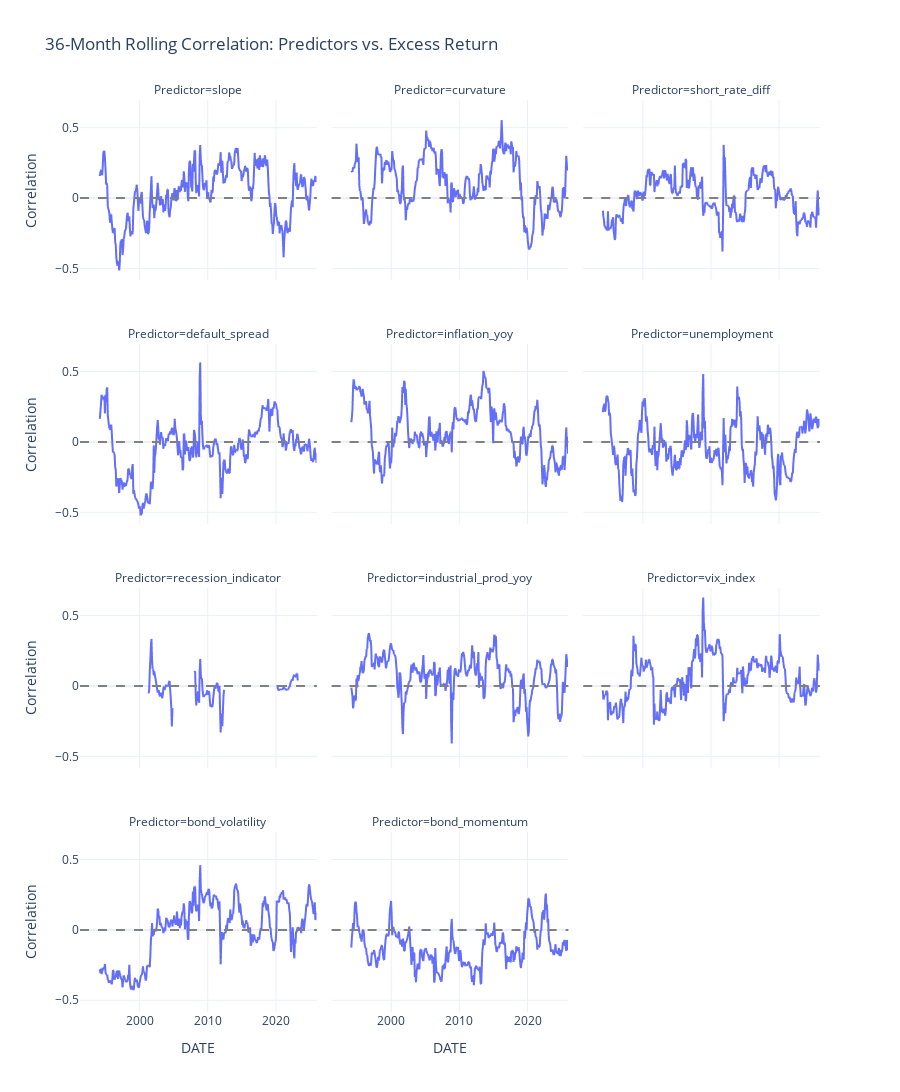

This figure's notebook cell:
### Markdown cell above
From the scatter plot we can see that the data points are widely scattered from the red line, we can say the predictor is noisy.
The signal-to-noise ratio is very low shown by:
- high dipersion
- shallow trendline (nearly horizontal)

### Code cell
window = 36  # 3-year rolling window

# calculate rolling correlations for all predictors
rolling_corr_list = []
for pred in predictors:
    # corr between target and current predictor
    series = df_final['excess_return'].rolling(window=window).corr(df_final[pred])
    temp_df = series.to_frame(name='Correlation')
    temp_df['Predictor'] = pred
    rolling_corr_list.append(temp_df)

df_rolling = pd.concat(rolling_corr_list).reset_index()

fig = px.line(
    df_rolling, 
    x='DATE', 
    y='Correlation', 
    facet_col='Predictor', 
    facet_col_wrap=3, 
    height=1200,
    title=f"{window}-Month Rolling Correlation: Predictors vs. Excess Return",
    template='plotly_white'
)

fig.add_hline(y=0, line_dash="dash", line_color="gray")
fig.update_layout(showlegend=False)

fig.show()

### Figure 1 — Plotly figure (JSON) as saved in the notebook; plotly's stock layout.template omitted (floating-point values rounded to 4 significant figures; data arrays with more than 128 entries replaced by an {"elided": "..."} marker saying what was removed)
{"data": [{"hovertemplate": "Predictor=slope<br>DATE=%{x}<br>Correlation=%{y}<extra></extra>", "legendgroup": "", "line": {"color": "#636efa", "dash": "solid"}, "marker": {"symbol": "circle"}, "mode": "lines", "name": "", "showlegend": false, "type": "scattergl", "x": {"elided": "418 str values"}, "xaxis": "x10", "y": {"elided": "418 float values"}, "yaxis": "y10"}, {"hovertemplate": "Predictor=curvature<br>DATE=%{x}<br>Correlation=%{y}<extra></extra>", "legendgroup": "", "line": {"color": "#636efa", "dash": "solid"}, "marker": {"symbol": "circle"}, "mode": "lines", "name": "", "showlegend": false, "type": "scattergl", "x": {"elided": "418 str values"}, "xaxis": "x11", "y": {"elided": "418 float values"}, "yaxis": "y11"}, {"hovertemplate": "Predictor=short_rate_diff<br>DATE=%{x}<br>Correlation=%{y}<extra></extra>", "legendgroup": "", "line": {"color": "#636efa", "dash": "solid"}, "marker": {"symbol": "circle"}, "mode": "lines", "name": "", "showlegend": false, "type": "scattergl", "x": {"elided": "418 str values"}, "xaxis": "x12", "y": {"elided": "418 float values"}, "yaxis": "y12"}, {"hovertemplate": "Predictor=default_spread<br>DATE=%{x}<br>Correlation=%{y}<extra></extra>", "legendgroup": "", "line": {"color": "#636efa", "dash": "solid"}, "marker": {"symbol": "circle"}, "mode": "lines", "name": "", "showlegend": false, "type": "scattergl", "x": {"elided": "418 str values"}, "xaxis": "x7", "y": {"elided": "418 float values"}, "yaxis": "y7"}, {"hovertemplate": "Predictor=inflation_yoy<br>DATE=%{x}<br>Correlation=%{y}<extra></extra>", "legendgroup": "", "line": {"color": "#636efa", "dash": "solid"}, "marker": {"symbol": "circle"}, "mode": "lines", "name": "", "showlegend": false, "type": "scattergl", "x": {"elided": "418 str values"}, "xaxis": "x8", "y": {"elided": "418 float values"}, "yaxis": "y8"}, {"hovertemplate": "Predictor=unemployment<br>DATE=%{x}<br>Correlation=%{y}<extra></extra>", "legendgroup": "", "line": {"color": "#636efa", "dash": "solid"}, "marker": {"symbol": "circle"}, "mode": "lines", "name": "", "showlegend": false, "type": "scattergl", "x": {"elided": "418 str values"}, "xaxis": "x9", "y": {"elided": "418 float values"}, "yaxis": "y9"}, {"hovertemplate": "Predictor=recession_indicator<br>DATE=%{x}<br>Correlation=%{y}<extra></extra>", "legendgroup": "", "line": {"color": "#636efa", "dash": "solid"}, "marker": {"symbol": "circle"}, "mode": "lines", "name": "", "showlegend": false, "type": "scattergl", "x": {"elided": "418 str values"}, "xaxis": "x4", "y": {"elided": "418 float values"}, "yaxis": "y4"}, {"hovertemplate": "Predictor=industrial_prod_yoy<br>DATE=%{x}<br>Correlation=%{y}<extra></extra>", "legendgroup": "", "line": {"color": "#636efa", "dash": "solid"}, "marker": {"symbol": "circle"}, "mode": "lines", "name": "", "showlegend": false, "type": "scattergl", "x": {"elided": "418 str values"}, "xaxis": "x5", "y": {"elided": "418 float values"}, "yaxis": "y5"}, {"hovertemplate": "Predictor=vix_index<br>DATE=%{x}<br>Correlation=%{y}<extra></extra>", "legendgroup": "", "line": {"color": "#636efa", "dash": "solid"}, "marker": {"symbol": "circle"}, "mode": "lines", "name": "", "showlegend": false, "type": "scattergl", "x": {"elided": "418 str values"}, "xaxis": "x6", "y": {"elided": "418 float values"}, "yaxis": "y6"}, {"hovertemplate": "Predictor=bond_volatility<br>DATE=%{x}<br>Correlation=%{y}<extra></extra>", "legendgroup": "", "line": {"color": "#636efa", "dash": "solid"}, "marker": {"symbol": "circle"}, "mode": "lines", "name": "", "showlegend": false, "type": "scattergl", "x": {"elided": "418 str values"}, "xaxis": "x", "y": {"elided": "418 float values"}, "yaxis": "y"}, {"hovertemplate": "Predictor=bond_momentum<br>DATE=%{x}<br>Correlation=%{y}<extra></extra>", "legendgroup": "", "line": {"color": "#636efa", "dash": "solid"}, "marker": {"symbol": "circle"}, "mode": "lines", "name": "", "showlegend": false, "type": "scattergl", "x": {"elided": "418 str values"}, "xaxis": "x2", "y": {"elided": "418 float values"}, "yaxis": "y2"}], "layout": {"annotations": [{"showarrow": false, "text": "Predictor=bond_volatility", "x": 0.16, "xanchor": "center", "xref": "paper", "y": 0.1975, "yanchor": "bottom", "yref": "paper"}, {"showarrow": false, "text": "Predictor=bond_momentum", "x": 0.5, "xanchor": "center", "xref": "paper", "y": 0.1975, "yanchor": "bottom", "yref": "paper"}, {"showarrow": false, "text": "Predictor=recession_indicator", "x": 0.16, "xanchor": "center", "xref": "paper", "y": 0.465, "yanchor": "bottom", "yref": "paper"}, {"showarrow": false, "text": "Predictor=industrial_prod_yoy", "x": 0.5, "xanchor": "center", "xref": "paper", "y": 0.465, "yanchor": "bottom", "yref": "paper"}, {"showarrow": false, "text": "Predictor=vix_index", "x": 0.84, "xanchor": "center", "xref": "paper", "y": 0.465, "yanchor": "bottom", "yref": "paper"}, {"showarrow": false, "text": "Predictor=default_spread", "x": 0.16, "xanchor": "center", "xref": "paper", "y": 0.7325, "yanchor": "bottom", "yref": "paper"}, {"showarrow": false, "text": "Predictor=inflation_yoy", "x": 0.5, "xanchor": "center", "xref": "paper", "y": 0.7325, "yanchor": "bottom", "yref": "paper"}, {"showarrow": false, "text": "Predictor=unemployment", "x": 0.84, "xanchor": "center", "xref": "paper", "y": 0.7325, "yanchor": "bottom", "yref": "paper"}, {"showarrow": false, "text": "Predictor=slope", "x": 0.16, "xanchor": "center", "xref": "paper", "y": 1, "yanchor": "bottom", "yref": "paper"}, {"showarrow": false, "text": "Predictor=curvature", "x": 0.5, "xanchor": "center", "xref": "paper", "y": 1, "yanchor": "bottom", "yref": "paper"}, {"showarrow": false, "text": "Predictor=short_rate_diff", "x": 0.84, "xanchor": "center", "xref": "paper", "y": 1, "yanchor": "bottom", "yref": "paper"}], "height": 1200, "legend": {"tracegroupgap": 0}, "shapes": [{"line": {"color": "gray", "dash": "dash"}, "type": "line", "x0": 0, "x1": 1, "xref": "x domain", "y0": 0, "y1": 0, "yref": "y"}, {"line": {"color": "gray", "dash": "dash"}, "type": "line", "x0": 0, "x1": 1, "xref": "x2 domain", "y0": 0, "y1": 0, "yref": "y2"}, {"line": {"color": "gray", "dash": "dash"}, "type": "line", "x0": 0, "x1": 1, "xref": "x4 domain", "y0": 0, "y1": 0, "yref": "y4"}, {"line": {"color": "gray", "dash": "dash"}, "type": "line", "x0": 0, "x1": 1, "xref": "x5 domain", "y0": 0, "y1": 0, "yref": "y5"}, {"line": {"color": "gray", "dash": "dash"}, "type": "line", "x0": 0, "x1": 1, "xref": "x6 domain", "y0": 0, "y1": 0, "yref": "y6"}, {"line": {"color": "gray", "dash": "dash"}, "type": "line", "x0": 0, "x1": 1, "xref": "x7 domain", "y0": 0, "y1": 0, "yref": "y7"}, {"line": {"color": "gray", "dash": "dash"}, "type": "line", "x0": 0, "x1": 1, "xref": "x8 domain", "y0": 0, "y1": 0, "yref": "y8"}, {"line": {"color": "gray", "dash": "dash"}, "type": "line", "x0": 0, "x1": 1, "xref": "x9 domain", "y0": 0, "y1": 0, "yref": "y9"}, {"line": {"color": "gray", "dash": "dash"}, "type": "line", "x0": 0, "x1": 1, "xref": "x10 domain", "y0": 0, "y1": 0, "yref": "y10"}, {"line": {"color": "gray", "dash": "dash"}, "type": "line", "x0": 0, "x1": 1, "xref": "x11 domain", "y0": 0, "y1": 0, "yref": "y11"}, {"line": {"color": "gray", "dash": "dash"}, "type": "line", "x0": 0, "x1": 1, "xref": "x12 domain", "y0": 0, "y1": 0, "yref": "y12"}], "showlegend": false, "title": {"text": "36-Month Rolling Correlation: Predictors vs. Excess Return"}, "xaxis": {"anchor": "y", "domain": [0, 0.32], "title": {"text": "DATE"}}, "xaxis10": {"anchor": "y10", "domain": [0, 0.32], "matches": "x", "showticklabels": false}, "xaxis11": {"anchor": "y11", "domain": [0.34, 0.66], "matches": "x", "showticklabels": false}, "xaxis12": {"anchor": "y12", "domain": [0.68, 1.0], "matches": "x", "showticklabels": false}, "xaxis2": {"anchor": "y2", "domain": [0.34, 0.66], "matches": "x", "title": {"text": "DATE"}}, "xaxis3": {"anchor": "y3", "domain": [0.68, 1.0], "matches": "x", "title": {"text": "DATE"}}, "xaxis4": {"anchor": "y4", "domain": [0, 0.32], "matches": "x", "showticklabels": false}, "xaxis5": {"anchor": "y5", "domain": [0.34, 0.66], "matches": "x", "showticklabels": false}, "xaxis6": {"anchor": "y6", "domain": [0.68, 1.0], "matches": "x", "showticklabels": false}, "xaxis7": {"anchor": "y7", "domain": [0, 0.32], "matches": "x", "showticklabels": false}, "xaxis8": {"anchor": "y8", "domain": [0.34, 0.66], "matches": "x", "showticklabels": false}, "xaxis9": {"anchor": "y9", "domain": [0.68, 1.0], "matches": "x", "showticklabels": false}, "yaxis": {"anchor": "x", "domain": [0, 0.1975], "title": {"text": "Correlation"}}, "yaxis10": {"anchor": "x10", "domain": [0.8025, 1], "matches": "y", "title": {"text": "Correlation"}}, "yaxis11": {"anchor": "x11", "domain": [0.8025, 1], "matches": "y", "showticklabels": false}, "yaxis12": {"anchor": "x12", "domain": [0.8025, 1], "matches": "y", "showticklabels": false}, "yaxis2": {"anchor": "x2", "domain": [0, 0.1975], "matches": "y", "showticklabels": false}, "yaxis3": {"anchor": "x3", "domain": [0, 0.1975], "matches": "y", "showticklabels": false}, "yaxis4": {"anchor": "x4", "domain": [0.2675, 0.465], "matches": "y", "title": {"text": "Correlation"}}, "yaxis5": {"anchor": "x5", "domain": [0.2675, 0.465], "matches": "y", "showticklabels": false}, "yaxis6": {"anchor": "x6", "domain": [0.2675, 0.465], "matches": "y", "showticklabels": false}, "yaxis7": {"anchor": "x7", "domain": [0.535, 0.7325], "matches": "y", "title": {"text": "Correlation"}}, "yaxis8": {"anchor": "x8", "domain": [0.535, 0.7325], "matches": "y", "showticklabels": false}, "yaxis9": {"anchor": "x9", "domain": [0.535, 0.7325], "matches": "y", "showticklabels": false}}}
